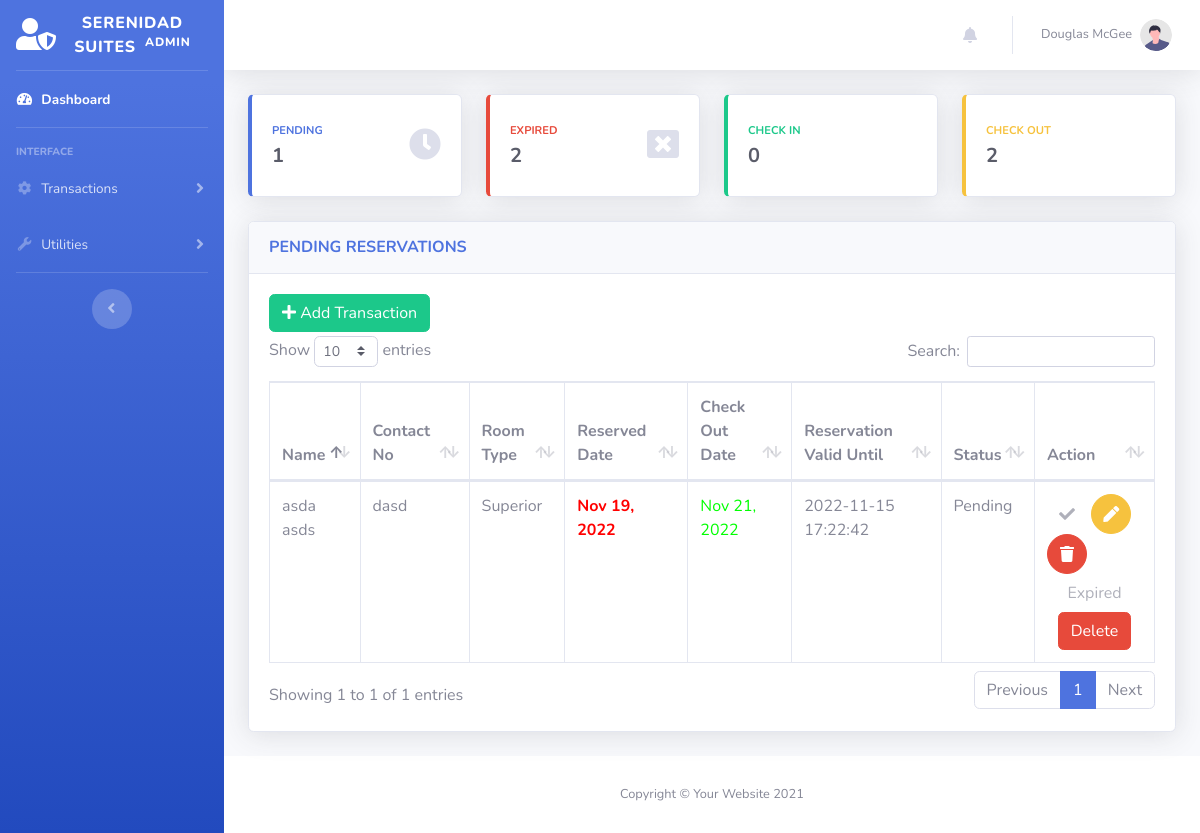
Page /admin/index.php on the earlier database version.
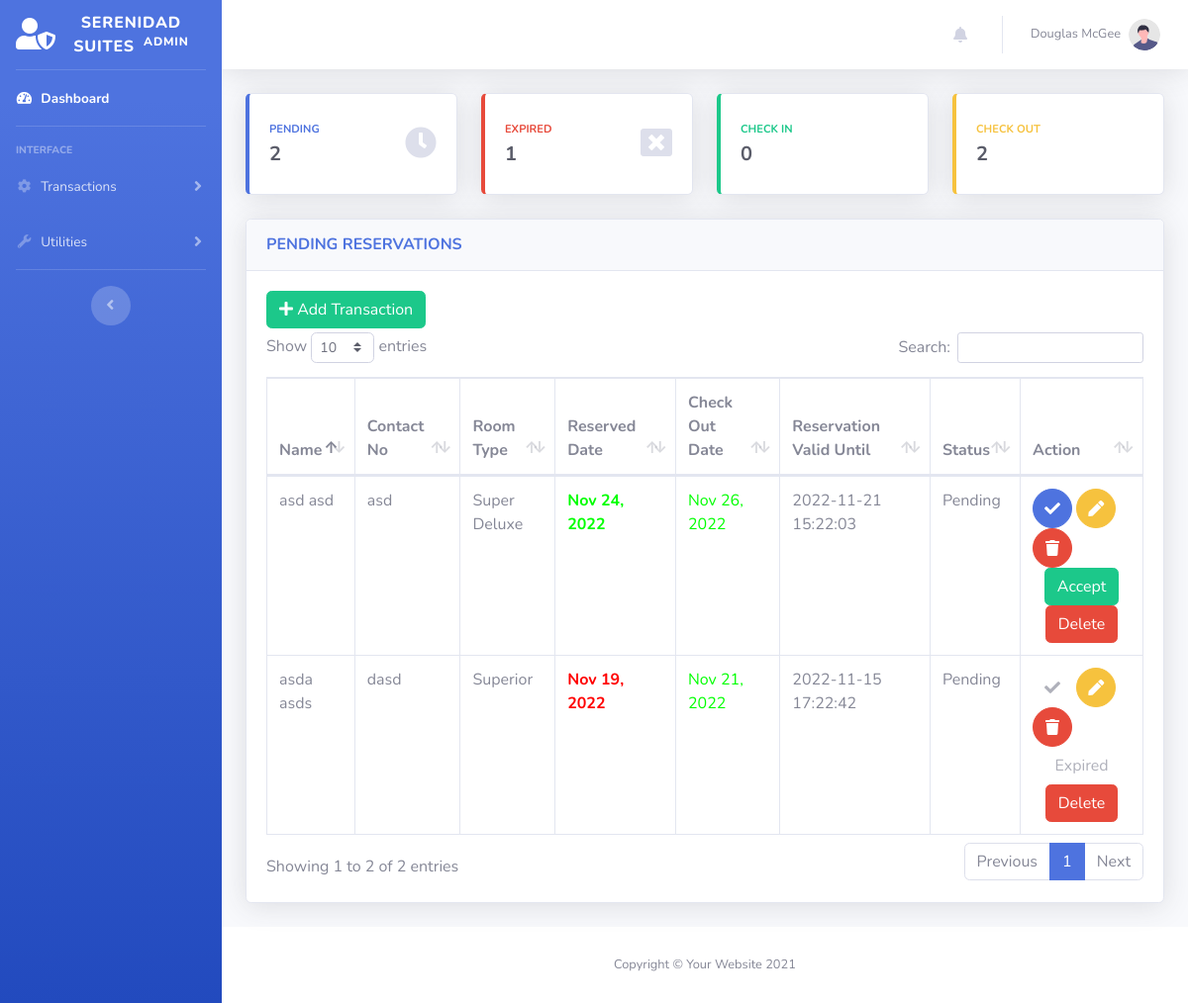
Same page on the later database version.
### tables this page shows
CREATE TABLE `transactions` (
  `id` int NOT NULL,
  `guest_id` int NOT NULL,
  `room_id` int NOT NULL,
  `room_no` int DEFAULT NULL,
  `extra_bed` tinyint NOT NULL DEFAULT '0',
  `status` varchar(50) DEFAULT NULL,
  `days` int DEFAULT NULL,
  `checkin` varchar(50) DEFAULT NULL,
  `checkin_time` varchar(50) DEFAULT NULL,
  `checkout` varchar(50) DEFAULT NULL,
  `checkout_time` varchar(50) DEFAULT NULL,
  `bill` varchar(50) DEFAULT NULL,
  `valid_until` varchar(50) DEFAULT NULL,
  `is_unread` tinyint(1) NOT NULL DEFAULT '1',
  `created_at` datetime DEFAULT NULL,
  `updated_at` datetime DEFAULT NULL
);

CREATE TABLE `guest` (
  `id` int NOT NULL,
  `firstname` varchar(50) NOT NULL,
  `middlename` varchar(30) NOT NULL,
  `lastname` varchar(40) NOT NULL,
  `address` varchar(50) NOT NULL,
  `contactno` varchar(13) NOT NULL,
  `created_at` datetime DEFAULT NULL,
  `updated_at` datetime DEFAULT NULL
);

CREATE TABLE `room` (
  `id` int NOT NULL,
  `room_type` varchar(50) NOT NULL,
  `price` varchar(11) NOT NULL,
  `photo` varchar(100) NOT NULL
);

### models/Model.php (called while the page is built, shortened)
<?php
class Model
{
    protected $host = "localhost";
    protected $database = "db_hor";
    protected $username = "root";
    protected $password = "admin";
    protected $pdo;
    protected $stmt;
    public function connect(){
        try {
            $this->pdo = new PDO("mysql:host={$this->host};dbname={$this->database};charset=utf8","{$this->username}","{$this->password}");
            $this->pdo->setAttribute(PDO::ATTR_ERRMODE, PDO::ERRMODE_EXCEPTION);
            $this->pdo->setAttribute(PDO::ATTR_DEFAULT_FETCH_MODE, PDO::FETCH_ASSOC);
        } catch (PDOException $e) {
            echo $e->getMessage();
        }
    }
    public function setQuery($qry){
        $this->qry = $qry;
        $this->stmt = $this->pdo->query($this->qry);
        return $this;
    }
    public function getAll(){
        try {
            return $this->stmt->fetchAll();
        } catch (PDOException $e) {
            return $e->getMessage();
        }
    }
}

### admin/index.php (the view, shortened to what the rows shown need)
<?php
$connection = new Transaction();
$pending = $connection->setQuery("SELECT
                                    A.*,
                                    B.firstname,
                                    B.middlename,
                                    B.lastname,
                                    B.address,
                                    B.contactno,
                                    C.room_type,
                                    C.price,
                                    C.photo
                                    FROM `transactions` as A
                                    LEFT JOIN `guest` as B
                                    ON A.guest_id = B.id
                                    LEFT JOIN `room` as C
                                    ON A.room_id = C.id
                                    WHERE A.status = 'Pending'
                                ")
                                ->getAll();
?>
<?php include('includes/header.php') ?>
<body id="page-top">
    <div id="wrapper">
        <div id="content-wrapper" class="d-flex flex-column">
            <div id="content">
                <div class="container-fluid">
                    <div class="card shadow mb-4">
                        <div class="card-body">
                            <div class="table-responsive">
                                <table class="table table-bordered" id="dataTable" width="100%" cellspacing="0">
                                    <thead>
                                        <tr>
                                            <th>Name</th>
                                            <th>Contact No</th>
                                            <th>Room Type</th>
                                            <th>Reserved Date</th>
                                            <th>Check Out Date</th>
                                            <th>Reservation Valid Until</th>
                                            <th>Status</th>
                                            <th>Action</th>
                                        </tr>
                                    </thead>
                                    <tbody>
                                        <?php
                                            foreach ($pending as $key => $value) {
                                        ?>
                                            <tr>
                                            <td><?= $value['firstname']." ".$value['lastname']?></td>
                                                <td><?= $value['contactno']?></td>
                                                <td><?= $value['room_type']?></td>
                                                <td>
                                                    <strong>
                                                        <?= $value['checkin'] <= date("Y-m-d", strtotime("+8 HOURS"))
                                                            ?  "<label style = 'color:#ff0000;'>".date("M d, Y", strtotime($value['checkin']))."</label>"
                                                            :  "<label style = 'color:#00ff00;'>".date("M d, Y", strtotime($value['checkin']))."</label>"
                                                        ?>
                                                    </strong>
                                                </td>
                                                <td><?= "<label style = 'color:#00ff00;'>".date("M d, Y", strtotime($value['checkout']))."</label>";?></td>
                                                <td>
                                                    <div>
                                                        <?= $value['valid_until']
                                                            ? '<span class="label label-danger">'. $value['valid_until']. '</span>'
                                                            : '';
                                                        ?>
                                                    </div>
                                                </td>
                                                <td><?= $value['status']?></td>
                                                <td>
                                                    <?=
                                                        new DateTime($value['valid_until']) < new DateTime()
                                                        ?
                                                            '<button class="btn btn btn-disabled disabled btn-circle" data-toggle="tooltip" data-placement="top" title="Reservation Expired">
                                                                <i class="fas fa-check"></i>
                                                            </button>'
                                                        :
                                                            '<button class="btn btn-primary btn-circle" data-toggle="tooltip" data-placement="top" title="Accept Reservation">
                                                                <i class="fas fa-check"></i>
                                                            </button>'
                                                    ?>
                                                    <button class="btn btn-warning btn-circle" data-toggle="tooltip" data-placement="top" title="Edit">
                                                        <i class="fas fa-pen"></i>
                                                    </button>
                                                    <button class="btn btn-danger btn-circle" data-toggle="tooltip" data-placement="top" title="Delete">
                                                        <i class="fas fa-trash"></i>
                                                    </button>
                                                    <center>
                                                        <?=
                                                            new DateTime($value['valid_until']) < new DateTime()
                                                            ?
                                                            '<a class = "btn btn-disabled disabled" href = "confirm_reserve.php?transaction_id='.$value['id'].'">
                                                                <i class = "glyphicon glyphicon-check"></i>Expired
                                                            </a>'
                                                            :
                                                            '<a class = "btn btn-success" href = "confirm_reserve.php?transaction_id='.$value['id'].'">
                                                                <i class = "glyphicon glyphicon-check"></i>Accept
                                                            </a> ';
                                                        ?>
                                                        <?=
                                                        '<a class = "btn btn-danger" onclick="confirmationDelete('. "'delete_pending.php?transaction_id=". $value['id'] ."')".'">
                                                        <i class = "glyphicon glyphicon-trash"></i>Delete
                                                        </a>';
                                                        ?>
                                                    </center>
                                                </td>
                                            </tr>
                                        <?php
                                            }
                                        ?>
                                    </tbody>
                                </table>
                            </div>
                        </div>
                    </div>
                </div>
            </div>
        </div>
    </div>
</body>
</html>

Differences in the rows shown:
now on this page (row edited): transactions: guest.firstname "asd", guest.lastname "asd", guest.contactno "asd", room.room_type "Super Deluxe", checkin "Nov 24, 2022", checkout "Nov 26, 2022", valid_until "2022-11-21 15:22:03", status "Pending"
Other differences:
$pendingCount->count: "1" → "2"
$expiredCount->count: "2" → "1"
text written by a page script: "Show entries Search: Showing 1 to 1 of 1 entries Previous 1 Next" → "Show entries Search: Showing 1 to 2 of 2 entries Previous 1 Next"
